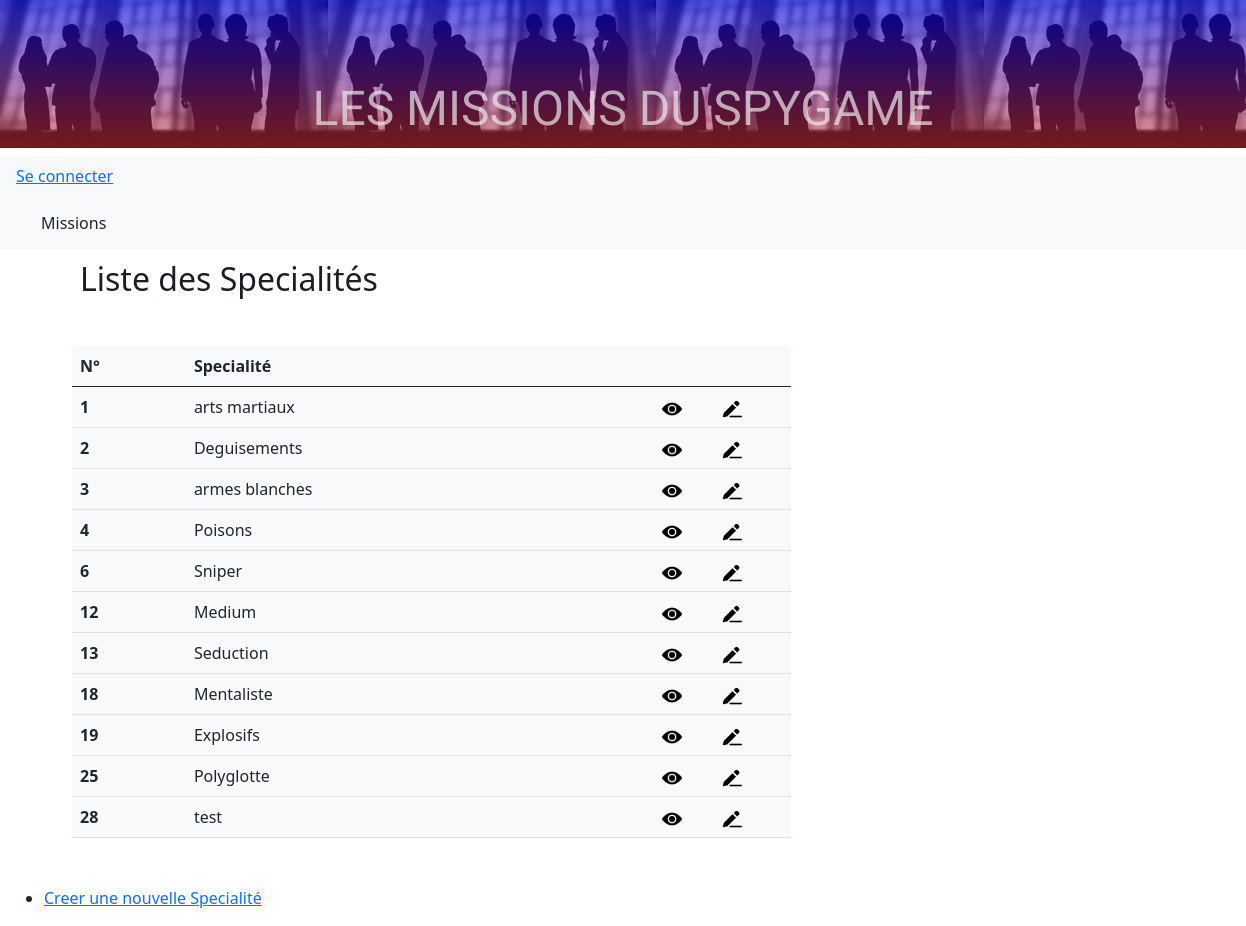
/Router/specialityRouter.php, run on the app's committed database.
### tables this page shows
CREATE TABLE `specialities` (
  `id` int NOT NULL AUTO_INCREMENT,
  `speciality` varchar(100) NOT NULL,
  PRIMARY KEY (`id`)
);

### Controller/SpecialityController.php (called while the page is built, shortened)
<?php
require_once('model/SpecialityManager.php');
function listSpecialities()
{
    $SpecialityManager = new SpecialityManager();
    $listSpecialities = $SpecialityManager->getSpecialities();
    require('view/speciality/listSpecialities.php');
}

### model/SpecialityManager.php (called while the page is built, shortened)
<?php
require_once('Class/Speciality.php');
class SpecialityManager extends Manager
{
    function getSpecialities()
    {
        $db=Manager::dbConnect();
        $sql="SELECT Specialities.id, Specialities.speciality
        FROM Specialities";
        $req = $db->prepare($sql);
        $req->execute();
        return $req;
    }
}

### Class/Speciality.php (called while the page is built, shortened)
<?php
class Speciality {
    private int $id;
    private string $speciality;
    public function getId(): ?int
    {
        return $this->id;
    }
    public function getSpeciality(): string
    {
        return (string) $this->speciality;
    }
}

### view/speciality/listSpecialities.php (the view, shortened to what this page needs)
<?php
$titleh2 = "<h2>Liste des Specialités</h2>";
?>
<div class="container-fluid m-5">
    <table class="table table-hover bg-light" style="width: 60%;">
        <thead>
            <tr class="bg-light">
                <th>N°</span>
                <th class="" >Specialité</th>
                <th></th>
            </tr>
        </thead>
        <tbody>
        <?php
        while  ($Speciality = $listSpecialities->fetchObject('Speciality'))
        {
        ?>
            <tr class=''>
            <th scope="row"><?=  $Speciality->getId(); ?></th>
            <td><?=  $Speciality->getSpeciality(); ?></td>
            <td class ="bg-light text-center d-flex justify-content-evenly ">
                    <a href=<?= '?entity=specialities&id='.$Speciality->getId().'&action=show' ?>>
                        <img class="picto" title= "show" src="./asset/image/view.png" alt="show icon"></a>
                    <a href=<?= '?entity=specialities&id='.$Speciality->getId().'&action=edit' ?>>
                        <img class="picto" title= "edit" src="./asset/image/edition.png" alt="edit icon"></a>
                </td>
            </tr>
        <?php
        }
        ?>
        </tbody>
    </table>
</div>
<ul class="mt-5">
    <li><a href=<?= '?entity=specialities&action=new' ?>>Creer une nouvelle Specialité</a></li>
</ul>
<?php $content = ob_get_clean();
require('view/layout.php'); ?>

### style/style.css (style rules this page uses)
h2 { margin: 10px 0 20px 80px; color: rgb(28, 29, 37); }
.picto { width :20px; }
li { margin-bottom: 8px; }
ul { list-style-type :disc; }

### data on the page
specialities: id "1", speciality "arts martiaux"
specialities: id "2", speciality "Deguisements"
specialities: id "3", speciality "armes blanches"
specialities: id "4", speciality "Poisons"
specialities: id "6", speciality "Sniper"
specialities: id "12", speciality "Medium"
specialities: id "13", speciality "Seduction"
specialities: id "18", speciality "Mentaliste"
specialities: id "19", speciality "Explosifs"
specialities: id "25", speciality "Polyglotte"
specialities: id "28", speciality "test"
